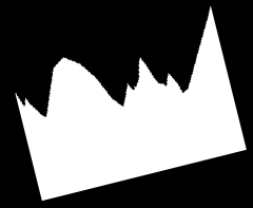
#> input picture dane/set0/0.png, 253 x 208 px; its folder holds only this picture in this run
$ jupyter execute --allow-errors Run.ipynb   (shell and % lines are left out)
#> lines starting #> are read from the running program, lines starting #| are printed output that depends on the picture; after the words box and inside, x2 and y2 are one past the last pixel; in counts of white or black regions, pixels touching at a corner belong together
[cell 1]
from scipy import misc
import glob
from skimage import io
from skimage.transform import resize
import math
import matplotlib.pyplot as plt
import numpy as np
import pprint as pp

[cell 2]
images = []

for image_path in glob.glob("dane/set0/*.png"):
    image = io.imread(image_path, as_gray=True)
#> image is the input picture: shape (208, 253); min 0, max 255, mean 103.7
    images.append(image)

[cell 3]
fig, axs = plt.subplots(3,2, figsize=(12,12))

for index, image in enumerate(images):
    axs[math.floor(index / 2),index % 2].imshow(image, cmap='gray', vmin=0, vmax=255)
#> this loop made 1 pass

[cell 4]
numpyImages = []
for image in images:
    numpyImages.append(np.array(image))
#> after the loop, numpyImages = 1 item

[cell 5]
import numpy as np
import cv2
import math
from scipy import ndimage

#> (the rest of this cell did not finish here and is left out)

#> (a cell that did not finish here is left out)

#> (a cell that did not finish here is left out)

#> (a cell that did not finish here is left out)

[cell 9]
import imutils
#> (the rest of this cell did not finish here and is left out)

[cell 10]
contours = []


#> (the rest of this cell did not finish here and is left out)

#> (a cell that did not finish here is left out)

#> (a cell that did not finish here is left out)

[cell 13]
# [18 lines left out: function centerOfMass, not called in this run]

[cell 14]
import imageio as iio
from skimage import filters
from skimage.measure import regionprops

from skimage.measure import find_contours

[cell 15]
# [8 lines left out: function centerOfMass2, not called in this run]

[cell 16]
def centerOfMass3(image):
    X, Y = image.shape
    m = np.zeros((X, Y))
    for x in range(X):
        for y in range(Y):
            m[x, y] = all(image[x, y] != (0, 0, 0))
    m = m / np.sum(np.sum(m))


    dx = np.sum(m, 1)
    dy = np.sum(m, 0)

    cx = np.sum(dx * np.arange(X))
    cy = np.sum(dy * np.arange(Y))

    return (cx, cy)

[cell 17]
centers = []
for image in numpyImages:
    centers.append(centerOfMass3(image))
#> this loop made 1 pass
#> (X in centerOfMass3, Y in centerOfMass3, cx in centerOfMass3, cy in centerOfMass3) on pass 1: (208, 253, 123, 130.6)
#> pass 1, in centerOfMass3, `m = m / np.sum(np.sum(m))`:
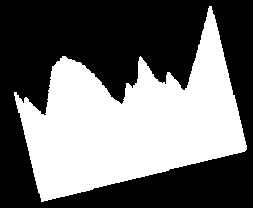
#> m: shape (208, 253) float64; values 0 (black) and 4.44e-05 (white), 42.8% white; 1 white region, box (x1, y1, x2, y2) and area: (14, 6, 247, 202) 22530
#> after the loop, centers = [(123, 130.6)]

[cell 18]
centers
#> Out = [(123, 130.6)]

[cell 19]
fig, axs = plt.subplots(3,2, figsize=(12,12))

index = 0

for image, center in zip(numpyImages, centers):
    axs[math.floor(index / 2),index % 2].imshow(image, cmap='gray', vmin=0, vmax=255)
    axs[math.floor(index / 2),index % 2].scatter(center[1],center[0],color='r')
    index += 1
#> this loop made 1 pass
#> (center, index) on pass 1: ((123, 130.6), 1)
#> after the loop, index = 1
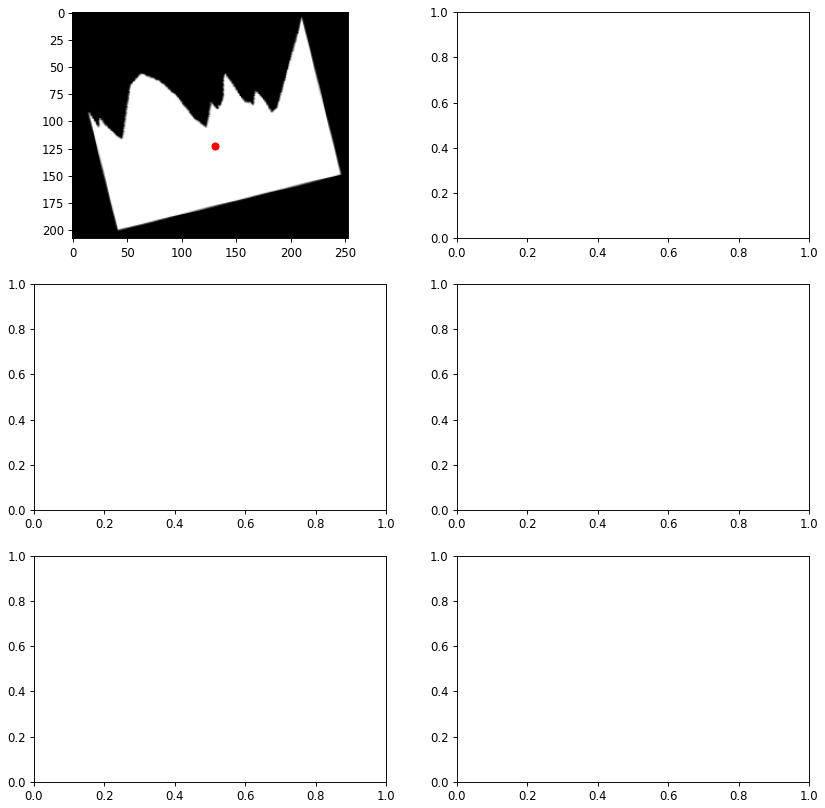
#> figure drawn by matplotlib, 1 panel

[cell 20]
contours = []


for image in numpyImages:
    contours.append(find_contours(image,0.5))
    test_contours = np.floor(contours[0])
#> after the loop, contours = 1 item

fig, axs = plt.subplots(3,2, figsize=(12,12))

index = 0

for image, center, contour in zip(numpyImages, centers, contours):
    axs[math.floor(index / 2),index % 2].imshow(image, cmap='gray', vmin=0, vmax=255)
    axs[math.floor(index / 2),index % 2].scatter(center[1],center[0],color='r')
    for n, cnt in enumerate(contour):
        axs[math.floor(index / 2),index % 2].plot(cnt[:, 1], cnt[:, 0], linewidth=2)
    index += 1
#> this loop made 1 pass
#> (center, contour, index) on pass 1: ((123, 130.6), 1 point arrays, longest 1129 points, 1)
#> after the loop, index = 1

[cell 21]
#plan
# zrobić histogram tak jak na wykładzie
# sprawidzić wyniki
# jak nie będą wystarczajaco dobre, to obrócić i znormalizować (wielkosć) obrazki
# Sprawdzić jak działaja momenty HU
# można zrobic regresję liniową na punktach skrajnych (wierzchołki i doliny) i je porównywać

[cell 22]
pixelContours = []

neighborhood = [(-1,-1), (-1, 0), (-1, 1), (0, -1), (0, 1), (1, -1), (1, 0), (1, 1)]

for image in numpyImages:
    pixC = []
    for row, line in enumerate(image):
        for column, pixel in enumerate(line):
            if(pixel == 0):
                continue
            for x,y in neighborhood:
                try:
                    if image[row + x, column + y] == 0:
                        pixC.append((row, column))
                        break
                except:
                    print("err")
    pixelContours.append(pixC)
#> after the loop, pixelContours = 1 item

[cell 23]
contursMaps = []
for image in numpyImages:
    contursMaps.append(np.zeros(image.shape, dtype="uint8"))
#> after the loop, contursMaps = 1 item

[cell 24]
for index, image in enumerate(numpyImages):
    for r, line in enumerate(contursMaps[index]):
        for c, _ in enumerate(line):
            if((r,c) in pixelContours[index]):
                contursMaps[index][r,c] = 1

[cell 25]
fig, axs = plt.subplots(3,2, figsize=(12,12))
index = 0
for image in contursMaps:
    axs[math.floor(index / 2),index % 2].imshow(image, cmap='gray', vmin=0, vmax=1)
    index += 1
#> this loop made 1 pass
#> index on pass 1: 1
#> after the loop, index = 1
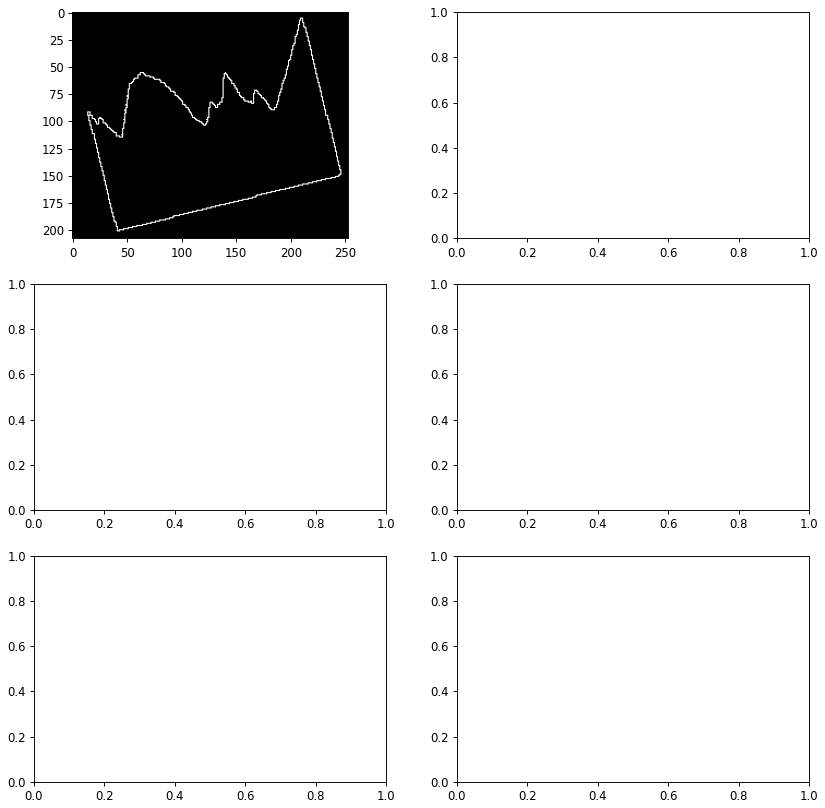
#> figure drawn by matplotlib, 1 panel

#> (a cell that did not finish here is left out)

#> (a cell that did not finish here is left out)

[cell 28]
angles = []

#> (the rest of this cell did not finish here and is left out)

[cell 29]
fig, axs = plt.subplots(3,2, figsize=(12,12))

index = 0

imgs_rotated = []

for image, contursMap in zip(numpyImages, contursMaps):

    angles = []

    lines = cv2.HoughLinesP(contursMap, 1, math.pi / 180.0, 100, minLineLength=50, maxLineGap=5)
    for x1, y1, x2, y2 in lines[0]:
        cv2.line(contursMap, (x1, y1), (x2, y2), (255, 0, 0), 3)
        angle = math.degrees(math.atan2(y2 - y1, x2 - x1))
        angles.append(angle)

    median_angle = np.median(angles)
    imgs_rotated.append(ndimage.rotate(image, median_angle))

    axs[math.floor(index / 2),index % 2].imshow(imgs_rotated[-1], cmap='gray', vmin=0, vmax=255)
    index += 1
#> this loop made 1 pass
#> (lines, median_angle, index) on pass 1: ([[41, 201, 245, 150], [211, 6, 246, 149]], -14.04, 1)
#> after the loop, imgs_rotated = 1 item; index = 1
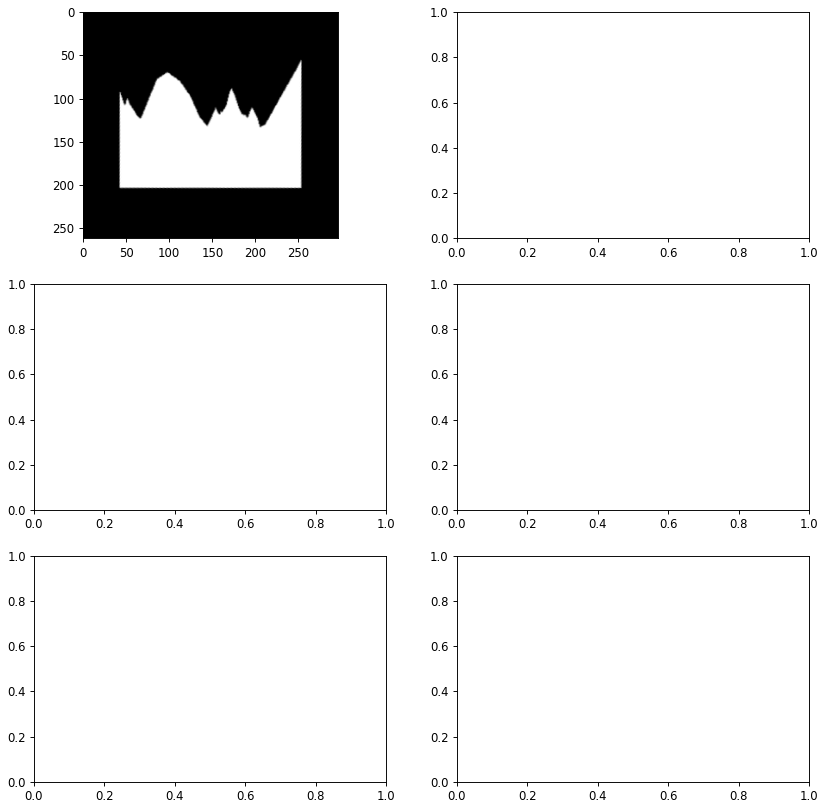
#> figure drawn by matplotlib, 1 panel

[cell 30]
fig, axs = plt.subplots(3,2, figsize=(12,12))
import imutils
index = 0

imgs_rotated = []

for image, contursMap in zip(numpyImages, contursMaps):

    angles = []

    lines = cv2.HoughLinesP(contursMap, 1, math.pi / 180.0, 100, minLineLength=50, maxLineGap=5)
    for x1, y1, x2, y2 in lines[0]:
        cv2.line(contursMap, (x1, y1), (x2, y2), (255, 0, 0), 3)
        angle = math.degrees(math.atan2(y2 - y1, x2 - x1))
        angles.append(angle)

    median_angle = np.median(angles)
    imgs_rotated.append(imutils.rotate(image, median_angle))

    axs[math.floor(index / 2),index % 2].imshow(imgs_rotated[-1], cmap='gray', vmin=0, vmax=255)
    index += 1
#> this loop made 1 pass
#> (median_angle, index) on pass 1: (-13.97, 1)
#> after the loop, index = 1

[cell 31]
def check_orient(image):
    height, width = image.shape
    # width, height = image.shape
    divider = 2
    black_pxls = []
    black_pxls.append(np.sum(image[:height // divider, :] == 0))  # up
    black_pxls.append(np.sum(image[(divider - 1) * (height // divider):, :] == 0))  # down
    side = black_pxls.index(max(black_pxls))
    # print(black_pxls)
    if side == 0:
        return cv2.rotate(image, cv2.ROTATE_180)

    return image

[cell 32]
fig, axs = plt.subplots(3,2, figsize=(12,12))
index = 0

imgs_fliped = []

for image in imgs_rotated:

    imgs_fliped.append(check_orient(image))
    axs[math.floor(index / 2),index % 2].imshow(imgs_fliped[-1], cmap='gray', vmin=0, vmax=255)

    index += 1
#> this loop made 1 pass
#> (height in check_orient, width in check_orient, divider in check_orient, side in check_orient, index) on pass 1: (208, 253, 2, 0, 1)
#> after the loop, imgs_fliped = 1 item; index = 1
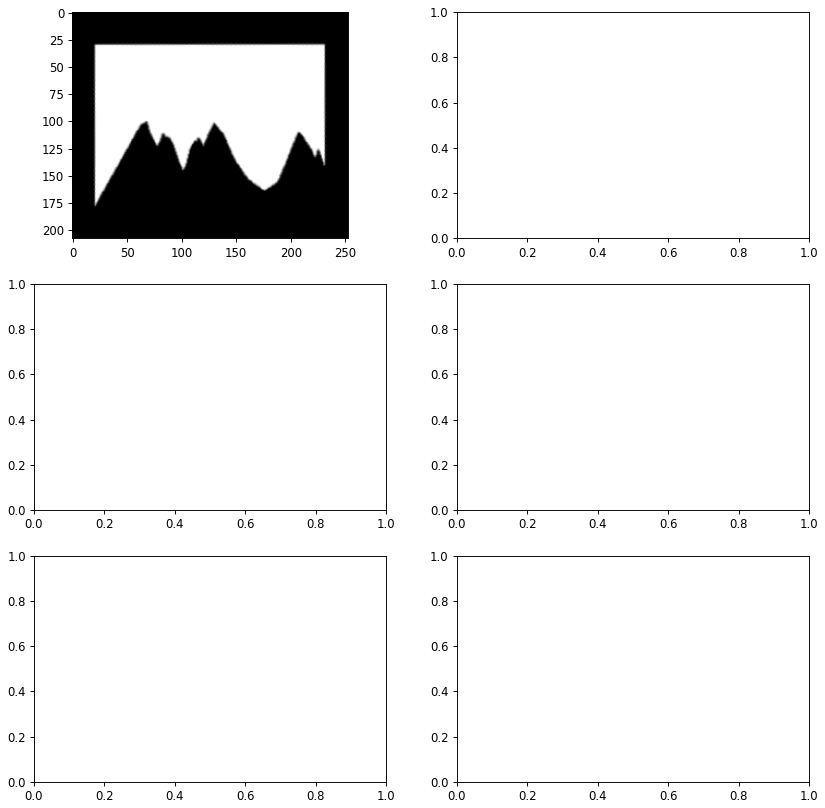
#> figure drawn by matplotlib, 1 panel

[cell 33]
def cut_background(image):

    upIndex = 0
    leftIndex = 0
    rightIndex = 0
    downIndex = 0

    for ind, row in enumerate(image):
        if any(row) > 0:
            upIndex = ind
            break

    for ind, column in enumerate(image.T):
        if any(column) > 0:
            leftIndex = ind
            break

    for ind, row in enumerate(np.flip(image)):
        if any(row) > 0:
            downIndex = ind
            break

    for ind, column in enumerate(np.flip(image.T)):
        if any(column) > 0:
            rightIndex = ind
            break

    print(upIndex, downIndex, leftIndex, rightIndex)

    newImage = image[upIndex:image.shape[0] - downIndex]

    print(image.shape)
    print(newImage.shape)

    newImage = np.delete(newImage, np.s_[newImage.shape[1] - rightIndex:newImage.shape[1]], 1) #column
    newImage = np.delete(newImage, np.s_[0:leftIndex], 1)

    print(newImage.shape)

    return newImage

[cell 34]
fig, axs = plt.subplots(3,2, figsize=(12,12))
index = 0
cutted_images = []
for image in imgs_fliped:

    cutted_images.append(cut_background(image))
    axs[math.floor(index / 2),index % 2].imshow(cutted_images[-1], cmap='gray', vmin=0, vmax=255)
    index += 1
#> this loop made 1 pass
#> index on pass 1: 1
#| 28 28 19 19
#| (208, 253)
#| (152, 253)
#| (152, 215)
#> pass 1, in cut_background, `newImage = image[upIndex:image.shape[0] - downIndex]`:
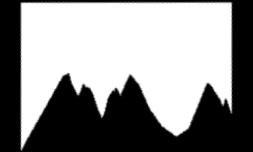
#> newImage: shape (152, 253); min 0, max 255, mean 141.9
#> pass 1, in cut_background, `newImage = np.delete(newImage, np.s_[newImage.shape[1] - rightIndex:ne..`:
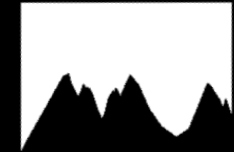
#> newImage: shape (152, 234); min 0, max 255, mean 153.4
#> pass 1, in cut_background, `newImage = np.delete(newImage, np.s_[0:leftIndex], 1)`:
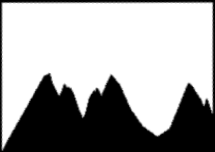
#> newImage: shape (152, 215); min 0, max 255, mean 166.9
#> after the loop, cutted_images = 1 item; index = 1

[cell 35]
def cut_white_block(image):

    downIndex = 0

    height, width = image.shape

    accuracy = 0.02

    for ind, row in enumerate(np.flip(image)):

        left = int(width*accuracy)
        right = int(width-(width*accuracy))

        if all(row[left:right]) > 0:
            downIndex = ind
            break


    newImage = image[height - downIndex:]

    return newImage

[cell 36]
fig, axs = plt.subplots(3,2, figsize=(12,12))
index = 0


ready_images = []

for image in cutted_images:

    ready_images.append(cut_white_block(image))

    axs[math.floor(index / 2),index % 2].imshow(ready_images[-1], cmap='gray', vmin=0, vmax=255)
    index += 1
#> this loop made 1 pass
#> (height in cut_white_block, width in cut_white_block, accuracy in cut_white_block, index) on pass 1: (152, 215, 0.02, 1)
#> pass 1, in cut_white_block, `newImage = image[height - downIndex:]`:
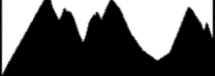
#> newImage: shape (76, 215); min 0, max 255, mean 92.4
#> after the loop, index = 1; ready_images = 1 item

[cell 37]
minHeight = None
minWidth = None

for image in ready_images:
    h,w = image.shape

    if minHeight == None or h < minHeight:
        minHeight = h

    if minWidth == None or w < minWidth:
        minWidth = w
#> this loop made 1 pass
#> (h, w, minHeight, minWidth) on pass 1: (76, 215, 76, 215)
#> after the loop, minHeight = 76; minWidth = 215

resized_images = []
for image in ready_images:
    resized_images.append(cv2.resize(image, dsize=(minWidth, minHeight), interpolation=cv2.INTER_CUBIC))
#> after the loop, resized_images = 1 item

[cell 38]
fig, axs = plt.subplots(3,2, figsize=(12,12))
index = 0

for image in resized_images:

    axs[math.floor(index / 2),index % 2].imshow(image, cmap='gray', vmin=0, vmax=255)
    index += 1
#> after the loop, index = 1

[cell 39]
resized_images[0]

[cell 40]
plt.imshow(np.flip(255 - resized_images[0]), cmap='gray', interpolation='nearest')
plt.figure()
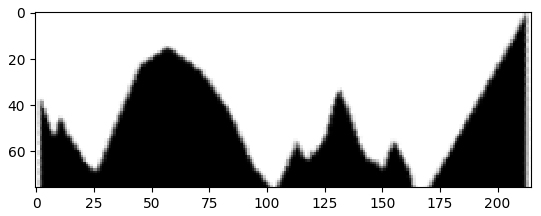
#> figure drawn by matplotlib, 1 panel

[cell 41]
# [7 lines left out: function conutSimilarity, not called in this run]

[cell 42]
def howManyDifferent(image1, image2):
    n = np.sum(image1 - image2)
    return n

[cell 43]
# [20 lines left out: function conutSimilarityTest, not called in this run]

#> (a cell that did not finish here is left out)

[cell 45]
255*0.9

[cell 46]
for image in resized_images[1:]:
    print(conutSimilarityTest(np.flip(255 - resized_images[0]),image))
#> this loop made 0 passes

[cell 47]
for image in resized_images[1:]:
    print(conutSimilarity(np.flip(255 - resized_images[0]),image))

$ run again, on dane/set0/1.png
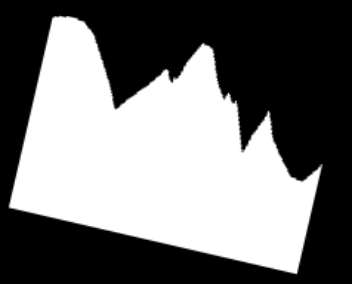
#> input picture dane/set0/1.png, 352 x 284 px
#> image is the input picture: shape (284, 352); min 0, max 255, mean 115
#> the loop `for index, image in enumerate(images):` made 1 pass
#> the loop `for image in images:` made 1 pass
#> after the loop `for image in images:`: numpyImages = 1 item
#> the loop `for image in numpyImages:` made 1 pass
#> after the loop `for image in numpyImages:`: centers = [(158.7, 157.6)]
#> the loop `for image, center in zip(numpyImages, centers):` made 1 pass
#> (center, index) on pass 1: ((158.7, 157.6), 1)
#> after the loop `for image, center in zip(numpyImages, centers):`: index = 1
#> the loop `for image in numpyImages:` made 1 pass
#> after the loop `for image in numpyImages:`: contours = 1 item
#> the loop `for image, center, contour in zip(numpyImages, centers, contours):` made 1 pass
#> (center, contour, index) on pass 1: ((158.7, 157.6), 1 point arrays, longest 1457 points, 1)
#> after the loop `for image, center, contour in zip(numpyImages, centers, contours):`: index = 1
#> after the loop `for image in numpyImages:`: pixelContours = 1 item
#> the loop `for index, image in enumerate(numpyImages):` made 1 pass
#> the loop `for image in contursMaps:` made 1 pass
#> index on pass 1: 1
#> after the loop `for image in contursMaps:`: index = 1
#> the loop `for image, contursMap in zip(numpyImages, contursMaps): ` made 1 pass
#> (lines, median_angle, index) on pass 1: ([[7, 208, 297, 275], [7, 207, 51, 16]], 13.01, 1)
#> after the loop `for image, contursMap in zip(numpyImages, contursMaps):`: imgs_rotated = 1 item; index = 1
#> the loop `for image, contursMap in zip(numpyImages, contursMaps): ` made 1 pass
#> (median_angle, index) on pass 1: (12.97, 1)
#> the loop `for image in imgs_rotated: ` made 1 pass
#> (height in check_orient, width in check_orient, divider in check_orient, side in check_orient, index) on pass 1: (284, 352, 2, 0, 1)
#> after the loop `for image in imgs_rotated:`: imgs_fliped = 1 item; index = 1
#> the loop `for image in imgs_fliped: ` made 1 pass
#> index on pass 1: 1
#> (printed output is left out)
#> after the loop `for image in imgs_fliped:`: cutted_images = 1 item; index = 1
#> the loop `for image in cutted_images: ` made 1 pass
#> (height in cut_white_block, width in cut_white_block, accuracy in cut_white_block, index) on pass 1: (208, 301, 0.02, 1)
#> after the loop `for image in cutted_images:`: ready_images = 1 item
#> the loop `for image in ready_images:` made 1 pass
#> (h, w, minHeight, minWidth) on pass 1: (113, 301, 113, 301)
#> after the loop `for image in ready_images:`: minHeight = 113; minWidth = 301
#> the loop `for image in ready_images:` made 1 pass
#> after the loop `for image in ready_images:`: resized_images = 1 item
#> the loop `for image in resized_images: ` made 1 pass
#> after the loop `for image in resized_images:`: index = 1
#> `[cell 40] plt.imshow(np.flip(255 - resized_images[0]), cmap='gray', in..`:
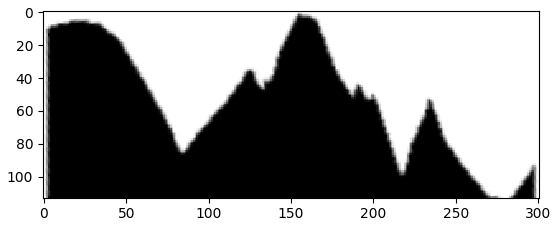
#> figure drawn by matplotlib, 1 panel
